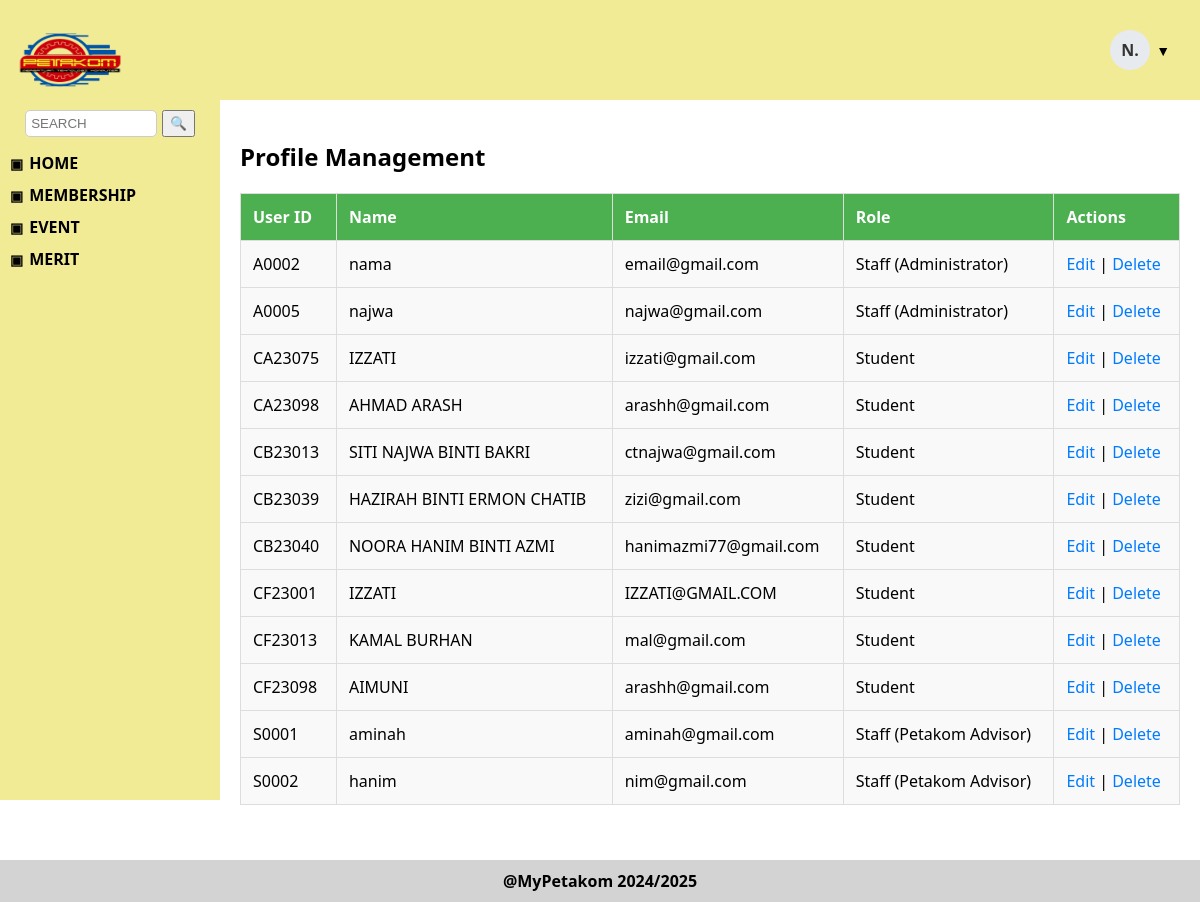
The page /mmber.php on the database its author committed.
### tables this page shows
CREATE TABLE `user` (
  `user_id` varchar(10) NOT NULL,
  `user_password` varchar(50) NOT NULL,
  `user_name` varchar(100) NOT NULL,
  `user_email` varchar(100) NOT NULL,
  `user_phone` varchar(12) NOT NULL,
  `user_role` varchar(30) NOT NULL
);

### mmber.php (the view, shortened to what this page needs)
<?php
$link = mysqli_connect("localhost", "root", "") or die(mysqli_connect_error());
mysqli_select_db($link, "mypetakom") or die(mysqli_error($link));
$query = "SELECT * FROM user";
$result = mysqli_query($link, $query);
?>
<!DOCTYPE html>
<html lang="en">
<head>
    <link rel="stylesheet" href="STYLE1/member_style.css" />
</head>
<body>
  <div class="sidebar">
    <img src="IMAGES/LogoPetakom.png" alt="PETAKOM Logo" />
    <div class="search-box">
      <input type="text" placeholder="SEARCH" />
      <button>🔍</button>
    </div>
    <div class="menu">
      <div class="menu-title" onclick="toggleMenu('home')">HOME</div>
      <div class="menu-title" onclick="toggleMenu('membership')">MEMBERSHIP</div>
      <div class="menu-title" onclick="toggleMenu('event')">EVENT</div>
      <div class="menu-title" onclick="toggleMenu('merit')">MERIT</div>
    </div>
  </div>
  <div class="topbar">
    <div class="dropdown">
      <div class="profile-wrapper">
        <div class="profile-circle">N.</div>
        <span class="dropdown-icon">▼</span>
      </div>
    </div>
  </div>
<div class="content">
  <h2>Profile Management</h2>
  <table>
      <thead>
          <tr>
              <th>User ID</th>
              <th>Name</th>
              <th>Email</th>
              <th>Role</th>
              <th>Actions</th>
          </tr>
      </thead>
      <tbody>
          <?php
              if (mysqli_num_rows($result) > 0) {
                  while ($row = mysqli_fetch_assoc($result)) {
                      echo "<tr>
                          <td>" . $row['user_id'] . "</td>
                          <td>" . $row['user_name'] . "</td>
                          <td>" . $row['user_email'] . "</td>
                          <td>" . $row['user_role'] . "</td>
                          <td>
                              <a href='manage_user.php?id=" . $row['user_id'] . "'>Edit</a> |
                              <a href='member_action.php?action=delete&id=" . $row['user_id'] . "' onclick='return confirm(\"Are you sure you want to delete this user?\");'>Delete</a>
                          </td>
                      </tr>";
                  }
              } else {
                  echo "<tr><td colspan='5'>No users found</td></tr>";
              }
          ?>
      </tbody>
  </table>
</div>
  <div class="footer">
    @MyPetakom 2024/2025
  </div>
</body>
</html>

### STYLE1/member_style.css (style rules this page uses)
body { margin: 0; font-family: 'Segoe UI', sans-serif; }
.sidebar { width: 220px; background-color: #F2EB95; height: 100vh; position: fixed; padding: 10px; box-sizing: border-box; overflow-y: auto; }
.sidebar img { width: 120px; height: 100px; display: block; }
.search-box { display: flex; justify-content: center; margin-bottom: 15px; }
.search-box input { padding: 5px; border-radius: 5px; border: 1px solid #ccc; width: 120px; margin-right: 5px; }
.menu-title { cursor: pointer; font-weight: bold; margin: 10px 0 5px; display: flex; align-items: center; font-size: 16px; }
.menu-title::before { content: "▣"; margin-right: 6px; font-size: 14px; }
.topbar { background-color: #F2EB95; height: 100px; margin-left: 220px; display: flex; justify-content: flex-end; align-items: center; padding-right: 30px; position: sticky; top: 0; z-index: 1; }
.profile-wrapper { display: flex; align-items: center; cursor: pointer; }
.profile-circle { width: 40px; height: 40px; border-radius: 50%; background-color: #e7eaee; color: #333; display: flex; align-items: center; justify-content: center; font-weight: bold; font-size: 16px; margin-right: 6px; }
.dropdown-icon { font-size: 14px; color: black; }
.dropdown { position: relative; display: inline-block; }
.content { margin-left: 220px; padding: 20px; background-color: #ffffff; min-height: 90vh; }
table { width: 100%; border-collapse: collapse; margin-top: 20px; }
table th, table td { padding: 12px; text-align: left; border: 1px solid #ddd; }
table th { background-color: #4CAF50; color: white; font-weight: bold; }
table td { background-color: #f9f9f9; }
table tr:nth-child(even) { background-color: #f2f2f2; }
table tr:nth-child(odd) { background-color: #ffffff; }
table a { color: #007BFF; text-decoration: none; }
.footer { background-color: #d3d3d3; text-align: center; padding: 10px; font-weight: bold; }

### rows shown on the page
user: user_id "A0002", user_name "nama", user_email "email@gmail.com", user_role "Staff (Administrator)"
user: user_id "A0005", user_name "najwa", user_email "najwa@gmail.com", user_role "Staff (Administrator)"
user: user_id "CA23075", user_name "IZZATI", user_email "izzati@gmail.com", user_role "Student"
user: user_id "CA23098", user_name "AHMAD ARASH", user_email "arashh@gmail.com", user_role "Student"
user: user_id "CB23013", user_name "SITI NAJWA BINTI BAKRI", user_email "ctnajwa@gmail.com", user_role "Student"
user: user_id "CB23039", user_name "HAZIRAH BINTI ERMON CHATIB", user_email "zizi@gmail.com", user_role "Student"
user: user_id "CB23040", user_name "NOORA HANIM BINTI AZMI", user_email "hanimazmi77@gmail.com", user_role "Student"
user: user_id "CF23001", user_name "IZZATI", user_email "IZZATI@GMAIL.COM", user_role "Student"
user: user_id "CF23013", user_name "KAMAL BURHAN", user_email "mal@gmail.com", user_role "Student"
user: user_id "CF23098", user_name "AIMUNI", user_email "arashh@gmail.com", user_role "Student"
user: user_id "S0001", user_name "aminah", user_email "aminah@gmail.com", user_role "Staff (Petakom Advisor)"
user: user_id "S0002", user_name "hanim", user_email "nim@gmail.com", user_role "Staff (Petakom Advisor)"
